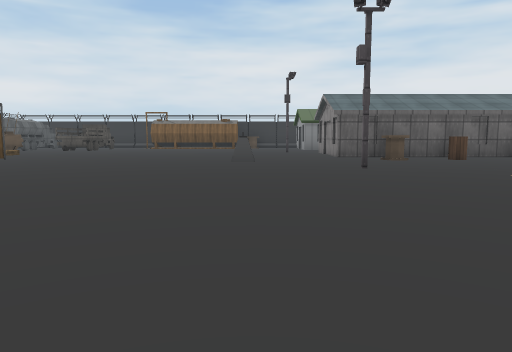
view 1 (above)

15 first-person views from a walk through a scene from a Unity 3-D project. The camera is 1.2 m above the floor, tilts 6° down and sees 70° across. The floor is counted in squares, 2.61 m on a side. Each view is taken from the middle of a square. On the plan, view 1 faces up. The plan holds only what a view shows up to about 9 squares ahead; the rest is blank. The place goes on beyond the plan. The player character is not drawn. Some animated figures are not drawn. Some surface patterns are stand-ins.

view 2
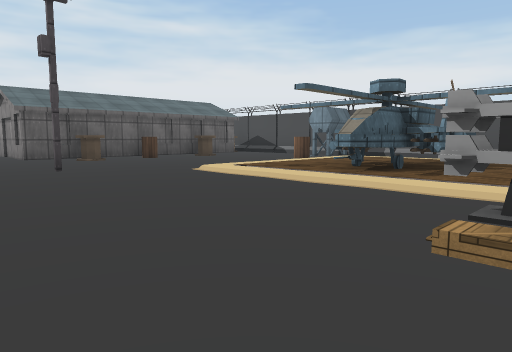

view 3
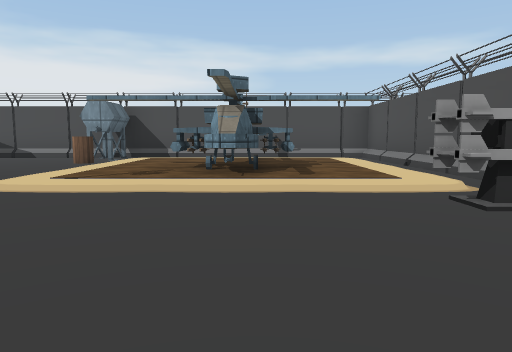

view 4
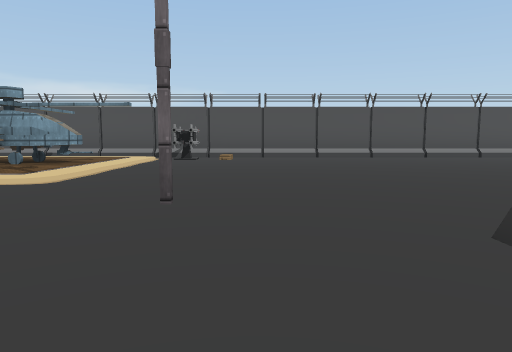

view 5
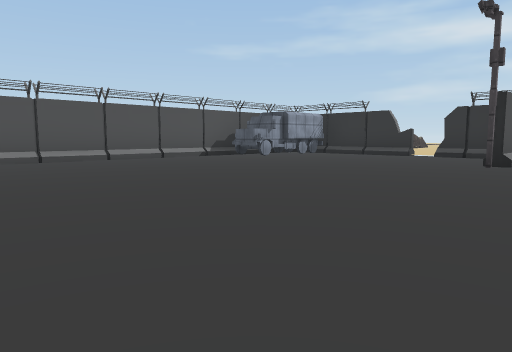

view 6
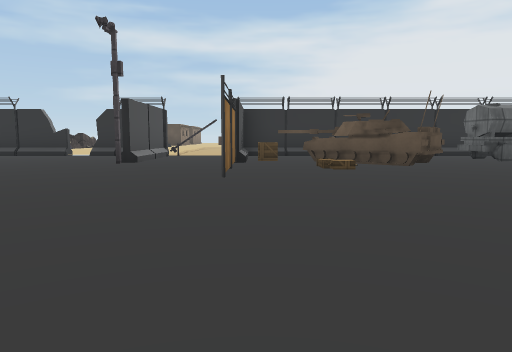

view 7
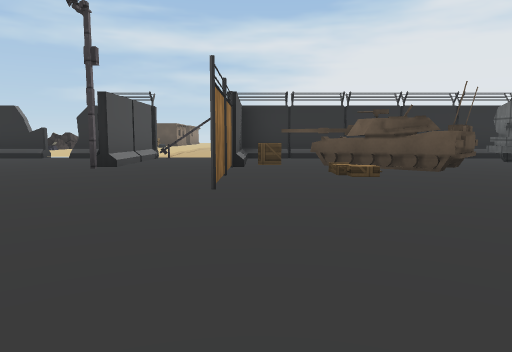

view 8
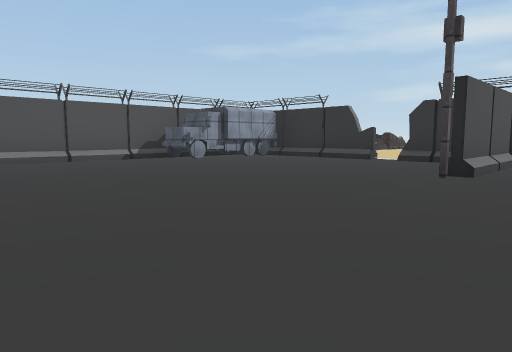

view 9
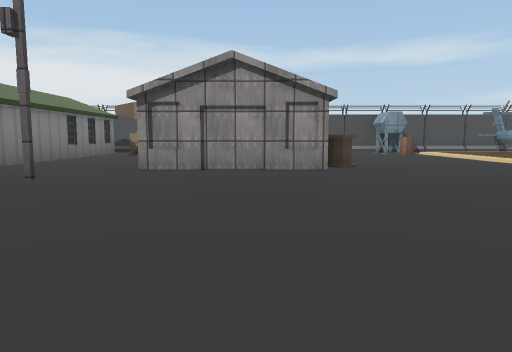

view 10
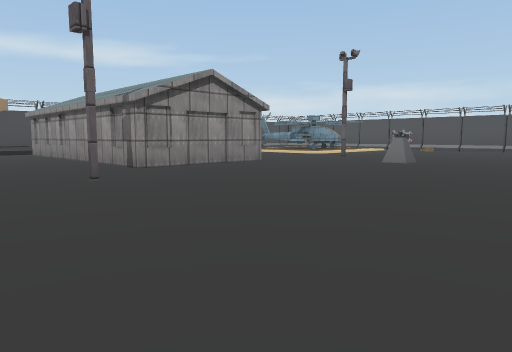

view 11
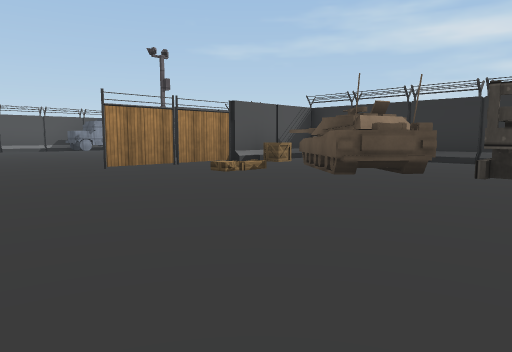

view 12
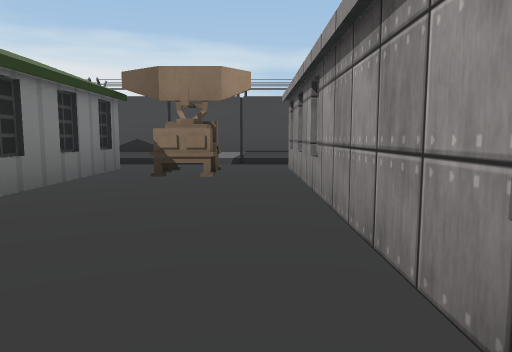

view 13
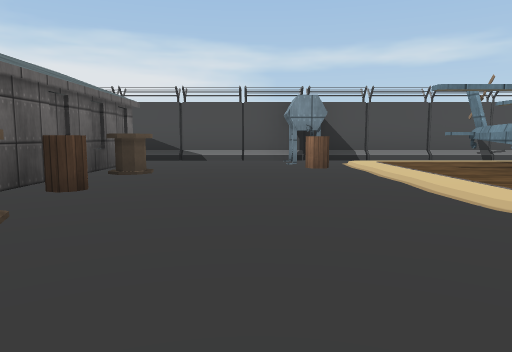

view 14
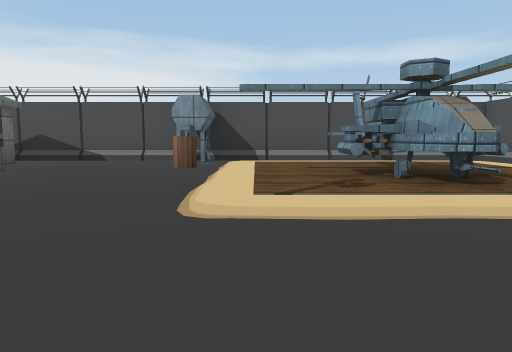

view 15
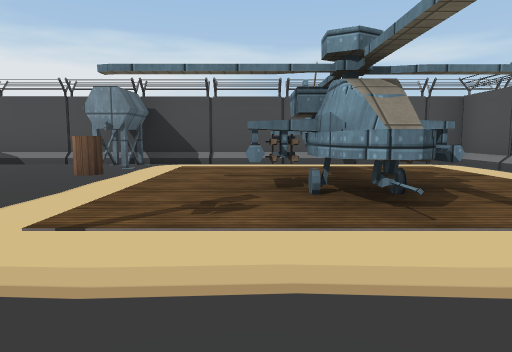

### Floor plan
Key: @ floor where view 1 was taken; # wall or solid block; x gap in a wall; . main floor; : floor 0.25 m higher than the main floor; / step, stairs or slope; ^ raised ledge; F fence; B barrel; P pole; T truck; C crate; A barrier; O other object.
Columns run from 11 left of view 1 to 8 right of it. Each row starts with its distance up from view 1.
 13  #TT T......  ######
 12  #................O#
 11  #.OO.......P......#
 10  # O.........#######
  9  # O.........#....
  8  ##CFF.......#OB#O##
  7 ...........O.......#
  6 /A##P..............#
  5  #...........P...B.O
  4  x............/::::#
  3  x............/:#::#
  2  #............/###^#
  1  #TT........../::::#
  0   TTT......@.OO////#
 -1    .################

Positions as (right, up) in squares from view 1, and headings:
1: (0, 0), facing up
2: (0, 0), facing up-right
3: (0, 2), facing right
4: (1, 8), facing down
5: (-1, 7), facing down-left
6: (-1, 8), facing left
7: (-2, 8), facing left
8: (-3, 7), facing down-left
9: (-3, 9), facing right
10: (-3, 13), facing down-right
11: (-3, 13), facing down-left
12: (2, 11), facing right
13: (1, 6), facing right
14: (1, 4), facing right
15: (2, 3), facing right
